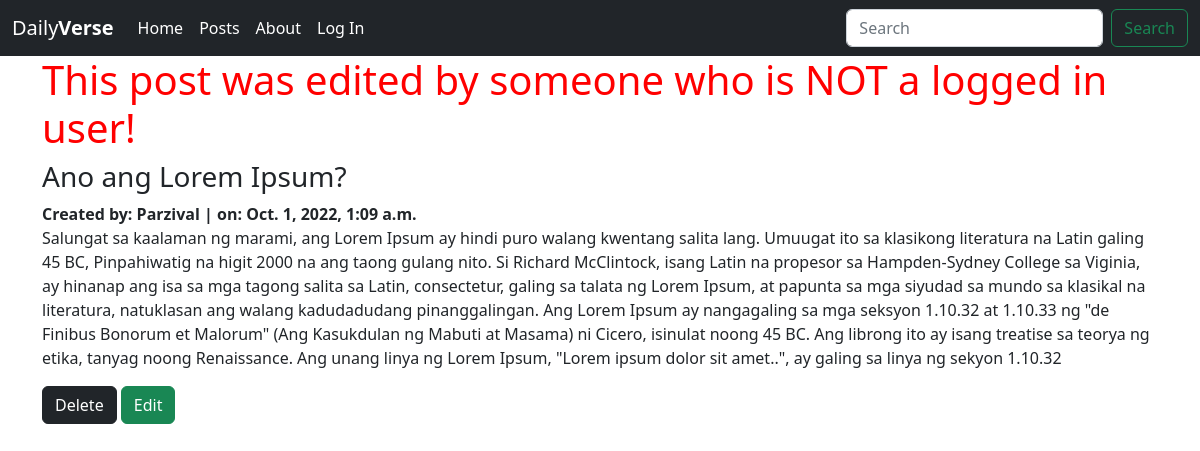
The app's page /posts/12 with its own data.
### posts/models.py (models this page shows, shortened)
class Post(models.Model):
    title = models.CharField(max_length=256)
    subtitle = models.CharField(max_length=256)
    author = models.ForeignKey(
        get_user_model(),
        on_delete=models.CASCADE
    )
    body = models.TextField()
    created_on = models.DateTimeField(auto_now_add=True)

### posts/views.py (the view)
# urls.py: path('<int:pk>', PostDetailView.as_view(), name='detail'),
class PostDetailView(DetailView):
    template_name = "posts/detail.html"
    model = Post

### templates/posts/detail.html (shortened to what this page needs)
{% extends 'base.html' %}
{% block content %}
    <h1 id="title">{{ post.title }}</h1>
    <h3 id="subtitle">{{ post.subtitle }}</h3>
    <strong id="author">Created by: {{ post.author }} | on: {{ post.created_on }}</strong>
    <p id="body">{{ post.body }}</p>
    <a href="{% url 'confirm_delete' post.id %}" class="card-link btn btn-dark btn-md">Delete</a>
    <a href="{% url 'edit' post.id %}" class="card-link btn btn-success btn-md">Edit</a>
{% endblock content %}

### static/css/base.css (style rules this page uses)
h1 { color: red; }

### records on screen
Post: title "This post was edited by someone who is NOT a logged in user!", subtitle "Ano ang Lorem Ipsum?", author "Parzival", created_on "Oct. 1, 2022, 1:09 a.m.", body "Salungat sa kaalaman ng marami, ang Lorem Ipsum ay hindi puro walang kwentang salita lang. Umuugat ito sa klasikong literatura na Latin galing 45 BC, Pinpahiwatig na higit 2000 na ang taong gulang nito. Si Richard McClintock, isang Latin na propesor sa Hampden-Sydney College sa Viginia, ay hinanap ang isa sa mga tagong salita sa Latin, consectetur, galing sa talata ng Lorem Ipsum, at papunta sa mga siyudad sa mundo sa klasikal na literatura, natuklasan ang walang kadudadudang pinanggalingan. Ang Lorem Ipsum ay nangagaling sa mga seksyon 1.10.32 at 1.10.33 ng \"de Finibus Bonorum et Malorum\" (Ang Kasukdulan ng Mabuti at Masama) ni Cicero, isinulat noong 45 BC. Ang librong ito ay isang…"
